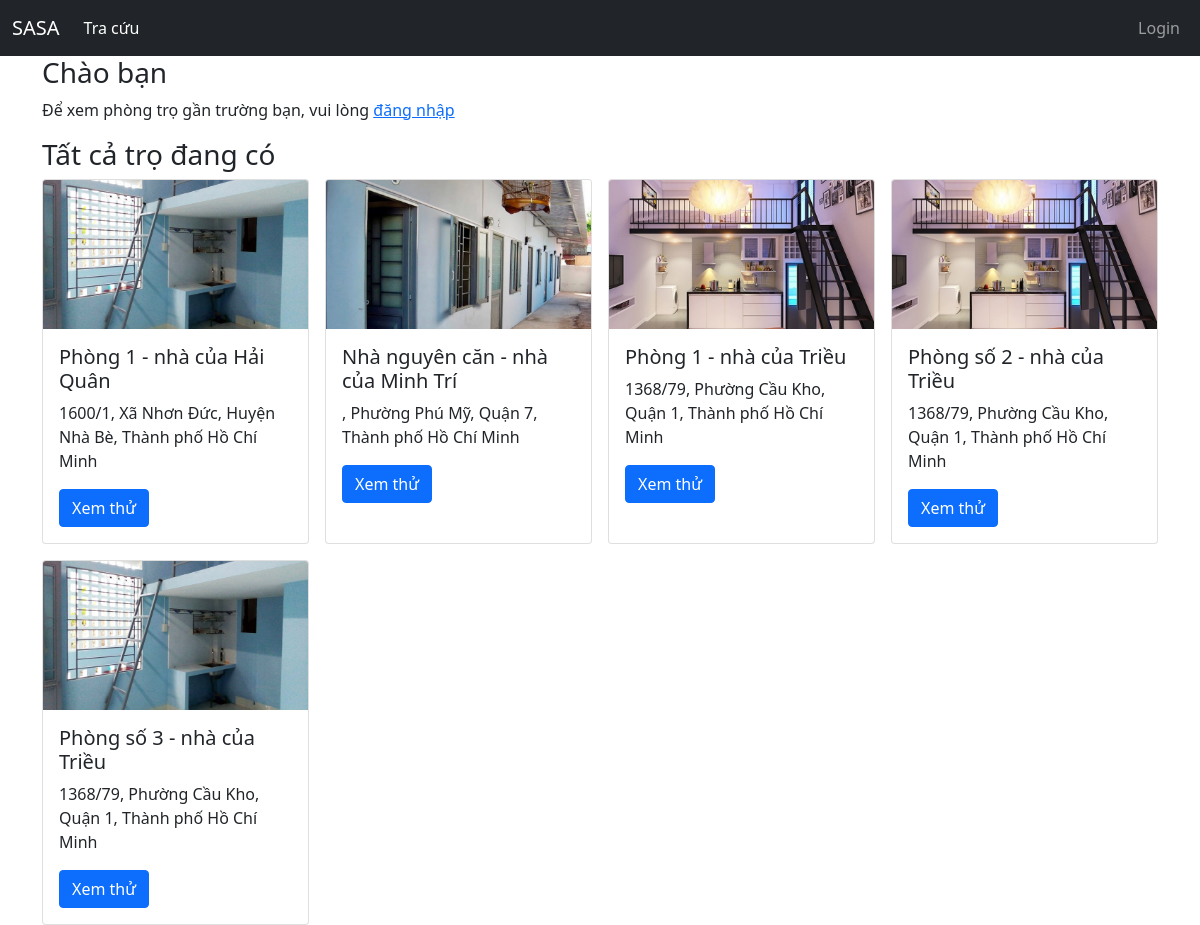
The page /home on the database its author committed.
### app/models.py (models this page shows, shortened)
class Room(db.Model):
    id = db.Column(db.Integer, primary_key=True)
    house_id = db.Column(db.Integer, db.ForeignKey('house.id', ondelete='CASCADE'), nullable=False)
    name = db.Column(db.String(120), nullable=False)
    price = db.Column(db.Float, nullable=False)
    area = db.Column(db.Float, nullable=False)
    description = db.Column(db.Text, nullable=True)
    type = db.Column(db.String(120), nullable=True)
    max_people = db.Column(db.Integer, nullable=False)
    current_people = db.Column(db.Integer, nullable=False)
    rate = db.Column(db.Float, nullable=False, default=0)
    matching = db.Column(db.Boolean, default=False)
    created_at = db.Column(db.DateTime, default=datetime.datetime.now())
    updated_at = db.Column(db.DateTime, default=datetime.datetime.now(), onupdate=datetime.datetime.now())

class RoomImage(db.Model):
    id = db.Column(db.Integer, primary_key=True)
    url = db.Column(db.String(200), nullable=False)
    room_id = db.Column(db.Integer, db.ForeignKey('room.id'), nullable=False)

class House(db.Model):
    id = db.Column(db.Integer, primary_key=True)
    name = db.Column(db.String(120), nullable=False, unique=True)
    renter = db.Column(db.Integer, db.ForeignKey('user.id', ondelete='SET NULL'), nullable=True)
    city = db.Column(db.String(120), nullable=False)
    district = db.Column(db.String(120), nullable=False)
    ward = db.Column(db.String(120), nullable=False)
    street = db.Column(db.String(120), nullable=True)
    lat = db.Column(db.Float, nullable=False)
    lon = db.Column(db.Float, nullable=False)
    flood = db.Column(db.Integer, nullable=False)
    type = db.Column(db.String(120), nullable=False)
    description = db.Column(db.Text, nullable=True)
    full_address = db.Column(db.String(200), nullable=False)
    importance = db.Column(db.Float, nullable=False)
    place_rank = db.Column(db.Integer, nullable=False)
    rate = db.Column(db.Float, nullable=False, default=0)
    created_at = db.Column(db.DateTime, default=datetime.datetime.now())
    updated_at = db.Column(db.DateTime, default=datetime.datetime.now(), onupdate=datetime.datetime.now())

### app/routes.py (the view)
@app.route('/home')
def home():
    room = Room.query.all()
    for r in room:
        images = RoomImage.query.filter_by(room_id=r.id).all()
        r.images = images
    for r in room:
        r.house = House.query.get(r.house_id)
    university = None
    if current_user.is_authenticated:
        university = getSchoolName(current_user.email)
    return render_template('home.html', title='Trang chủ', rooms = room, university = university)

### app/routes.py (called while the page is built)
def update_template_context():
    user = None
    if current_user.is_authenticated:
        user = current_user
    return dict(user=user)

### app/templates/home.html
{% extends 'layouts/base.html' %}
{% block content %}
    <h3>Chào bạn</h3>
    {% if user is none %}
        <p>Để xem phòng trọ gần trường bạn, vui lòng <a href="/login">đăng nhập</a></p>
    {% else %}
        <p>Chào mừng bạn đến với trang web của chúng tôi, {{user.name}}. Sinh viên trường {{university}}</p>
    {% endif %}
    <h3>Tất cả trọ đang có</h3>
    <div class="row row-cols-1 row-cols-md-4 g-3">
        {% for room in rooms %}
        <div class="col">
            <div class="card h-100">
                {% if room.images and room.images[0] %}
                <img src="{{room.images[0].url}}" class="card-img-top" alt="...">
                {% endif %}
                <div class="card-body">
                    <h5 class="card-title">{{room.name}}</h5>
                    <p class="card-text">{{room.house.street}}, {{room.house.ward}}, {{room.house.district}}, {{room.house.city}}</p>
                    <a href="/detail/{{room.id}}" class="btn btn-primary">Xem thử</a>
                </div>
            </div>
        </div>
        {% endfor %}
    </div>
{% endblock %}

### app/templates/layouts/base.html (shortened to what this page needs)
<!DOCTYPE html>
<html lang="en">
<head>
    <link href="https://cdn.jsdelivr.net/npm/bootstrap@5.0.2/dist/css/bootstrap.min.css" rel="stylesheet">
    <link rel="stylesheet" href="{{url_for('static', filename='css/style.css')}}">
    <link rel="stylesheet" href="https://cdnjs.cloudflare.com/ajax/libs/font-awesome/6.6.0/css/all.min.css" />
</head>
<body>
    {% include 'layouts/navbar.html' %}
    <div class="container">
        {% block content %}{% endblock %}
      </div>
</body>
</html>

### app/templates/layouts/navbar.html (shortened to what this page needs)
{% block navbar %}
<nav class="navbar navbar-expand-lg navbar-dark bg-dark">
    <div class="container-fluid">
      <a class="navbar-brand" href="/">SASA</a>
      <div class="collapse navbar-collapse" id="navbarScroll">
        <ul class="navbar-nav me-auto my-2 my-lg-0 navbar-nav-scroll" style="--bs-scroll-height: 100px;">
          <li class="nav-item">
            <a class="nav-link active" aria-current="page" href="/lookup">Tra cứu</a>
          </li>
        </ul>
        <ul class="navbar-nav">
          {% if user is none %}
            <li class="nav-item">
              <a class="nav-link" href="/login">Login</a>
            </li>
          {% endif %}
        </ul>
      </div>
    </div>
  </nav>
{% endblock %}

### app/static/css/style.css (style rules this page uses)
* { user-select: none; }
.card img { aspect-ratio: 16/9; object-fit: cover; }

### rows shown on the page
Room: url (picture), name "Phòng 1 - nhà của Hải Quân", house.street "1600/1", house.ward "Xã Nhơn Đức", house.district "Huyện Nhà Bè", house.city "Thành phố Hồ Chí Minh"
Room: url (picture), name "Nhà nguyên căn - nhà của Minh Trí", house.ward "Phường Phú Mỹ", house.district "Quận 7", house.city "Thành phố Hồ Chí Minh"
Room: url (picture), name "Phòng 1 - nhà của Triều", house.street "1368/79", house.ward "Phường Cầu Kho", house.district "Quận 1", house.city "Thành phố Hồ Chí Minh"
Room: url (picture), name "Phòng số 2 - nhà của Triều", house.street "1368/79", house.ward "Phường Cầu Kho", house.district "Quận 1", house.city "Thành phố Hồ Chí Minh"
Room: url (picture), name "Phòng số 3 - nhà của Triều", house.street "1368/79", house.ward "Phường Cầu Kho", house.district "Quận 1", house.city "Thành phố Hồ Chí Minh"
